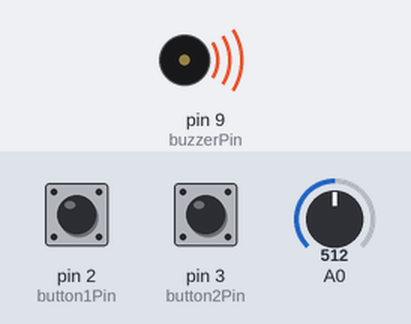
Recording of a sketch running on a simulated Arduino Uno, built with avr-gcc and run on an emulated ATmega328P. On the bench: buzzer (waves = sounding). The test bench sets the inputs (shaded band); at power-on: pin 2 (button1Pin) LOW, pin 3 (button2Pin) LOW, A0 = 512. What the sketch prints to the serial monitor is not drawn.

Above: at 0.15 s.
At 4.7 s:
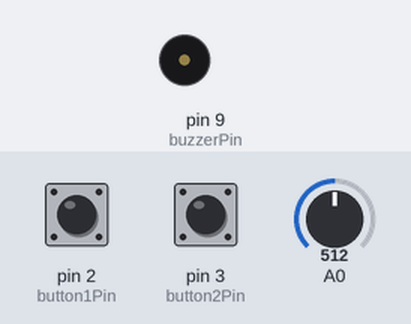
Timing chart, 0 to 5.8 s (numbered marks = the images above):
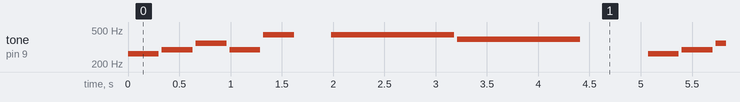

Measured:
- by itself, tone on pin 9 (buzzerPin): plays 262 Hz for 0.30 s, 294 Hz for 0.30 s, 349 Hz for 0.30 s, 294 Hz for 0.30 s, 440 Hz for 0.30 s, 440 Hz for 1.2 s … (182 notes in this stretch)

The sketch:

sketch_apr06a.ino
```cpp
/*
SparkFun Inventor's Kit
Example sketch 11

BUZZER

  Use the buzzer to play a song!

  The buzzer in your Inventor's Kit is an electromechanical
  component you can use to make noise. Inside the buzzer is a
  coil of wire and a small magnet. When current flows through
  the coil, it becomes magnetized and pulls towards the magnet,
  creating a tiny "click". When you do this thousands of times
  per second, you create tones.

  The Arduino has a built-in command called tone() which clicks
  the buzzer at a certain frequency. This sketch knows the
  frequencies of the common notes, allowing you to create songs.
  We're never going to let you down!

Hardware connections:

  The buzzer has two pins. One is positive and one is negative.
  The postitive pin is marked by a "+" symbol on both the top
  and bottom of the buzzer.

  Connect the positive pin to Arduino digital pin 9.
  (Note that this must be a PWM pin.)
  Connect the negative pin to GND.

  Tip: if the buzzer doesn't fit into the breadboard easily,
  try rotating it slightly to fit into diagonal holes.

This sketch was written by SparkFun Electronics,
with lots of help from the Arduino community.
(This sketch was originally developed by D. Cuartielles for K3)
This code is completely free for any use.
Visit http://learn.sparkfun.com/products/2 for SIK information.
Visit http://www.arduino.cc to learn about the Arduino.

Version 2.0 6/2012 MDG
*/

/*
This sketch uses the buzzer to play songs.
The Arduino's tone() command will play notes of a given frequency.
We'll provide a function that takes in note characters (a-g),
and returns the corresponding frequency from this table:

  note  frequency
  c     262 Hz
  d     294 Hz
  e     330 Hz
  f     349 Hz
  g     392 Hz
  a     440 Hz
  b     494 Hz
  C     523 Hz

For more information, see http://arduino.cc/en/Tutorial/Tone
*/

const int buzzerPin = 9;
const int button1Pin = 2;  // pushbutton 1 pin
const int button2Pin = 3;  // pushbutton 2 pin


// We'll set up an array with the notes we want to play
// change these values to make different songs!

// Length must equal the total number of notes and spaces

const int songLength = 18;

// Notes is an array of text characters corresponding to the notes
// in your song. A space represents a rest (no tone)

char notes[] = "cdfda ag cdfdg gf "; // a space represents a rest

// Beats is an array of values for each note and rest.
// A "1" represents a quarter-note, 2 a half-note, etc.
// Don't forget that the rests (spaces) need a length as well.

int beats[] = {1,1,1,1,1,1,4,4,2,1,1,1,1,1,1,4,4,2};
int beats2[] = {1,1,1,1,1,1,1,1,1,1,1,1,1,1,1,1,1,1};

// The tempo is how fast to play the song.
// To make the song play faster, decrease this value.

int tempo = 113;


void setup()
{
pinMode(buzzerPin, OUTPUT);

Serial.begin(9600);

 pinMode(button1Pin, INPUT);
  pinMode(button2Pin, INPUT);
}


void loop()
{

int button1State, button2State ;  // variables to hold the pushbutton states

  button1State = digitalRead(button1Pin);
  button2State = digitalRead(button2Pin);
  // Read the voltage from the softpot (0-1023)

int sensorValue = analogRead(A0); //read the input on analog pin 0

sensorValue = map(sensorValue, 0, 1023, 100, 500);
sensorValue = constrain(sensorValue,100,500);

Serial.println(sensorValue); //print out the value you read
tempo = sensorValue;
  int i, duration;

  for (i = 0; i < songLength; i++) // step through the song arrays
  {
    duration = beats[i] * tempo;  // length of note/rest in ms

    if (notes[i] == ' ')          // is this a rest?
    {
      delay(duration);            // then pause for a moment
    }
    else                          // otherwise, play the note
    {
      tone(buzzerPin, frequency(notes[i]), duration);
      delay(duration);            // wait for tone to finish
    }
    delay(tempo/10);              // brief pause between notes
  }

  // We only want to play the song once, so we'll pause forever:
  // If you'd like your song to play over and over,
  // remove the above statement
}


int frequency(char note)
{
  // This function takes a note character (a-g), and returns the
  // corresponding frequency in Hz for the tone() function.

  int i;
  const int numNotes = 8;  // number of notes we're storing

  // The following arrays hold the note characters and their
  // corresponding frequencies. The last "C" note is uppercase
  // to separate it from the first lowercase "c". If you want to
  // add more notes, you'll need to use unique characters.

  // For the "char" (character) type, we put single characters
  // in single quotes.

  char names[] = { 'c', 'd', 'e', 'f', 'g', 'a', 'b', 'C' };
  int frequencies[] = {262, 294, 330, 349, 392, 440, 494, 523};

  // Now we'll search through the letters in the array, and if
  // we find it, we'll return the frequency for that note.

  for (i = 0; i < numNotes; i++)  // Step through the notes
  {
    if (names[i] == note)         // Is this the one?
    {
      return(frequencies[i]);     // Yes! Return the frequency
    }
  }
  return(0);  // We looked through everything and didn't find it,
              // but we still need to return a value, so return 0.
}
```
